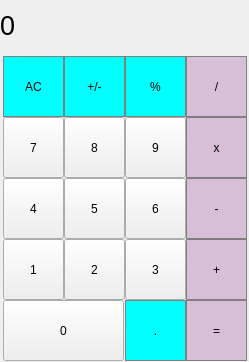
<?xml version="1.0" encoding="UTF-8"?>
<ui version="4.0">
 <class>MainWindow</class>
 <widget class="QMainWindow" name="MainWindow">
  <property name="geometry">
   <rect>
    <x>0</x>
    <y>0</y>
    <width>249</width>
    <height>362</height>
   </rect>
  </property>
  <property name="windowTitle">
   <string>MainWindow</string>
  </property>
  <widget class="QWidget" name="centralWidget">
   <widget class="QLabel" name="summa">
    <property name="geometry">
     <rect>
      <x>0</x>
      <y>10</y>
      <width>231</width>
      <height>31</height>
     </rect>
    </property>
    <property name="font">
     <font>
      <pointsize>20</pointsize>
     </font>
    </property>
    <property name="styleSheet">
     <string notr="true">QLabel
{
	qproperty-alignment: 'AlignVCenter | AlignRight';
	border-bottom: 1px solid gray;
}
background-color : white;</string>
    </property>
    <property name="text">
     <string>0</string>
    </property>
   </widget>
   <widget class="QPushButton" name="pushButton_ac">
    <property name="geometry">
     <rect>
      <x>3</x>
      <y>56</y>
      <width>61</width>
      <height>61</height>
     </rect>
    </property>
    <property name="styleSheet">
     <string notr="true">QPushButton{
	background-color: #00FFFF;
	border: 1px solid gray;
}
QPushButton:pressend{
	background-color: qlineargradient(x1: 0,y1: 0,x2: 0,y2: 1,
										stop: 0 #BEBEBE ,stop: 1 #D7D7D7);
}
QPushButton:hover
{
background-color: #FFE4E1;
}</string>
    </property>
    <property name="text">
     <string>AC</string>
    </property>
   </widget>
   <widget class="QPushButton" name="pushButton_plmin">
    <property name="geometry">
     <rect>
      <x>64</x>
      <y>56</y>
      <width>61</width>
      <height>61</height>
     </rect>
    </property>
    <property name="styleSheet">
     <string notr="true">QPushButton{
	background-color: #00FFFF;
	border: 1px solid gray;
}
QPushButton:pressend{
	background-color: qlineargradient(x1: 0,y1: 0,x2: 0,y2: 1,
										stop: 0 #BEBEBE ,stop: 1 #D7D7D7);
}
QPushButton:hover
{
background-color: #FFE4E1;
}</string>
    </property>
    <property name="text">
     <string>+/-</string>
    </property>
   </widget>
   <widget class="QPushButton" name="pushButton_percent">
    <property name="geometry">
     <rect>
      <x>125</x>
      <y>56</y>
      <width>61</width>
      <height>61</height>
     </rect>
    </property>
    <property name="styleSheet">
     <string notr="true">QPushButton{
	background-color: #00FFFF;
	border: 1px solid gray;
}
QPushButton:pressend{
	background-color: qlineargradient(x1: 0,y1: 0,x2: 0,y2: 1,
										stop: 0 #BEBEBE ,stop: 1 #D7D7D7);
}
QPushButton:hover
{
background-color: #FFE4E1;
}</string>
    </property>
    <property name="text">
     <string>%</string>
    </property>
   </widget>
   <widget class="QPushButton" name="pushButton_baj">
    <property name="geometry">
     <rect>
      <x>186</x>
      <y>56</y>
      <width>61</width>
      <height>61</height>
     </rect>
    </property>
    <property name="styleSheet">
     <string notr="true">QPushButton{
	background-color:  #D8BFD8;
	border: 1px solid gray;
}
QPushButton:pressend{
	background-color: qlineargradient(x1: 0,y1: 0,x2: 0,y2: 1,
										stop: 0 #FF7832 ,stop: 1 #FF9732);
}
QPushButton:hover
{
background-color: #FFFFE0	;
}</string>
    </property>
    <property name="text">
     <string>/</string>
    </property>
   </widget>
   <widget class="QPushButton" name="pushButton_9">
    <property name="geometry">
     <rect>
      <x>125</x>
      <y>117</y>
      <width>61</width>
      <height>61</height>
     </rect>
    </property>
    <property name="styleSheet">
     <string notr="true">QPushButtom
{
	background-color: rgb(255,151,57);

	border: 2px solid gray;
}
QPushButton:hover
{
background-color: #98FB98;
}
</string>
    </property>
    <property name="text">
     <string>9</string>
    </property>
   </widget>
   <widget class="QPushButton" name="pushButton_8">
    <property name="geometry">
     <rect>
      <x>64</x>
      <y>117</y>
      <width>61</width>
      <height>61</height>
     </rect>
    </property>
    <property name="styleSheet">
     <string notr="true">QPushButtom
{
	background-color: rgb(255,151,57);

	border: 2px solid gray;
}
QPushButton:hover
{
background-color: #98FB98;
}
</string>
    </property>
    <property name="text">
     <string>8</string>
    </property>
   </widget>
   <widget class="QPushButton" name="pushButton_7">
    <property name="geometry">
     <rect>
      <x>3</x>
      <y>117</y>
      <width>61</width>
      <height>61</height>
     </rect>
    </property>
    <property name="styleSheet">
     <string notr="true">QPushButtom
{
	background-color: rgb(255,151,57);

	border: 2px solid gray;
}
QPushButton:hover
{
background-color: #98FB98;
}
</string>
    </property>
    <property name="text">
     <string>7</string>
    </property>
   </widget>
   <widget class="QPushButton" name="pushButton_baz">
    <property name="geometry">
     <rect>
      <x>186</x>
      <y>117</y>
      <width>61</width>
      <height>61</height>
     </rect>
    </property>
    <property name="styleSheet">
     <string notr="true">QPushButton{
	background-color:  #D8BFD8;
	border: 1px solid gray;
}
QPushButton:pressend{
	background-color: qlineargradient(x1: 0,y1: 0,x2: 0,y2: 1,
										stop: 0 #FF7832 ,stop: 1 #FF9732);
}
QPushButton:hover
{
background-color: #FFFFE0	;
}</string>
    </property>
    <property name="text">
     <string>x</string>
    </property>
   </widget>
   <widget class="QPushButton" name="pushButton_6">
    <property name="geometry">
     <rect>
      <x>125</x>
      <y>178</y>
      <width>61</width>
      <height>61</height>
     </rect>
    </property>
    <property name="styleSheet">
     <string notr="true">QPushButtom
{
	background-color: rgb(255,151,57);

	border: 2px solid gray;
}
QPushButton:hover
{
background-color: #98FB98;
}
</string>
    </property>
    <property name="text">
     <string>6</string>
    </property>
   </widget>
   <widget class="QPushButton" name="pushButton_5">
    <property name="geometry">
     <rect>
      <x>64</x>
      <y>178</y>
      <width>61</width>
      <height>61</height>
     </rect>
    </property>
    <property name="styleSheet">
     <string notr="true">QPushButtom
{
	background-color: rgb(255,151,57);

	border: 2px solid gray;
}
QPushButton:hover
{
background-color: #98FB98;
}
</string>
    </property>
    <property name="text">
     <string>5</string>
    </property>
   </widget>
   <widget class="QPushButton" name="pushButton_4">
    <property name="geometry">
     <rect>
      <x>3</x>
      <y>178</y>
      <width>61</width>
      <height>61</height>
     </rect>
    </property>
    <property name="styleSheet">
     <string notr="true">QPushButtom
{
	background-color: rgb(255,151,57);

	border: 2px solid gray;
}
QPushButton:hover
{
background-color: #98FB98;
}
</string>
    </property>
    <property name="text">
     <string>4</string>
    </property>
   </widget>
   <widget class="QPushButton" name="pushButton_min">
    <property name="geometry">
     <rect>
      <x>186</x>
      <y>178</y>
      <width>61</width>
      <height>61</height>
     </rect>
    </property>
    <property name="styleSheet">
     <string notr="true">QPushButton{
	background-color:  #D8BFD8;
	border: 1px solid gray;
}
QPushButton:pressend{
	background-color: qlineargradient(x1: 0,y1: 0,x2: 0,y2: 1,
										stop: 0 #FF7832 ,stop: 1 #FF9732);
}
QPushButton:hover
{
background-color: #FFFFE0	;
}</string>
    </property>
    <property name="text">
     <string>-</string>
    </property>
   </widget>
   <widget class="QPushButton" name="pushButton_3">
    <property name="geometry">
     <rect>
      <x>125</x>
      <y>239</y>
      <width>61</width>
      <height>61</height>
     </rect>
    </property>
    <property name="styleSheet">
     <string notr="true">QPushButtom
{
	background-color: rgb(255,151,57);

	border: 2px solid gray;
}
QPushButton:hover
{
background-color: #98FB98;
}
</string>
    </property>
    <property name="text">
     <string>3</string>
    </property>
   </widget>
   <widget class="QPushButton" name="pushButton_2">
    <property name="geometry">
     <rect>
      <x>64</x>
      <y>239</y>
      <width>61</width>
      <height>61</height>
     </rect>
    </property>
    <property name="styleSheet">
     <string notr="true">QPushButtom
{
	background-color: rgb(255,151,57);

	border: 2px solid gray;
}
QPushButton:hover
{
background-color: #98FB98;
}
</string>
    </property>
    <property name="text">
     <string>2</string>
    </property>
   </widget>
   <widget class="QPushButton" name="pushButton_1">
    <property name="geometry">
     <rect>
      <x>3</x>
      <y>239</y>
      <width>61</width>
      <height>61</height>
     </rect>
    </property>
    <property name="styleSheet">
     <string notr="true">QPushButtom
{
	background-color: rgb(255,151,57);

	border: 2px solid gray;
}
QPushButton:hover
{
background-color: #98FB98;
}
</string>
    </property>
    <property name="text">
     <string>1</string>
    </property>
   </widget>
   <widget class="QPushButton" name="pushButton_pl">
    <property name="geometry">
     <rect>
      <x>186</x>
      <y>239</y>
      <width>61</width>
      <height>61</height>
     </rect>
    </property>
    <property name="styleSheet">
     <string notr="true">QPushButton{
	background-color:  #D8BFD8;
	border: 1px solid gray;
}
QPushButton:pressend{
	background-color: qlineargradient(x1: 0,y1: 0,x2: 0,y2: 1,
										stop: 0 #FF7832 ,stop: 1 #FF9732);
}
QPushButton:hover
{
background-color: #FFFFE0	;
}</string>
    </property>
    <property name="text">
     <string>+</string>
    </property>
   </widget>
   <widget class="QPushButton" name="pushButton_0">
    <property name="geometry">
     <rect>
      <x>3</x>
      <y>300</y>
      <width>121</width>
      <height>61</height>
     </rect>
    </property>
    <property name="styleSheet">
     <string notr="true">QPushButtom
{
	background-color: rgb(255,151,57);

	border: 2px solid gray;
}
QPushButton:hover
{
background-color: #98FB98;
}
</string>
    </property>
    <property name="text">
     <string>0</string>
    </property>
   </widget>
   <widget class="QPushButton" name="pushButton_hav">
    <property name="geometry">
     <rect>
      <x>186</x>
      <y>300</y>
      <width>61</width>
      <height>61</height>
     </rect>
    </property>
    <property name="styleSheet">
     <string notr="true">QPushButton{
	background-color:  #D8BFD8;
	border: 1px solid gray;
}
QPushButton:pressend{
	background-color: qlineargradient(x1: 0,y1: 0,x2: 0,y2: 1,
										stop: 0 #FF7832 ,stop: 1 #FF9732);
}
QPushButton:hover
{
background-color: #FFFFE0	;
}</string>
    </property>
    <property name="text">
     <string>=</string>
    </property>
   </widget>
   <widget class="QPushButton" name="pushButton_dot">
    <property name="geometry">
     <rect>
      <x>125</x>
      <y>300</y>
      <width>61</width>
      <height>61</height>
     </rect>
    </property>
    <property name="styleSheet">
     <string notr="true">QPushButton{
	background-color: #00FFFF;
	border: 1px solid gray;
}
QPushButton:pressend{
	background-color: qlineargradient(x1: 0,y1: 0,x2: 0,y2: 1,
										stop: 0 #BEBEBE ,stop: 1 #D7D7D7);
}
QPushButton:hover
{
background-color: #FFE4E1;
}</string>
    </property>
    <property name="text">
     <string>.</string>
    </property>
   </widget>
  </widget>
 </widget>
 <layoutdefault spacing="6" margin="11"/>
 <resources/>
 <connections/>
</ui>
